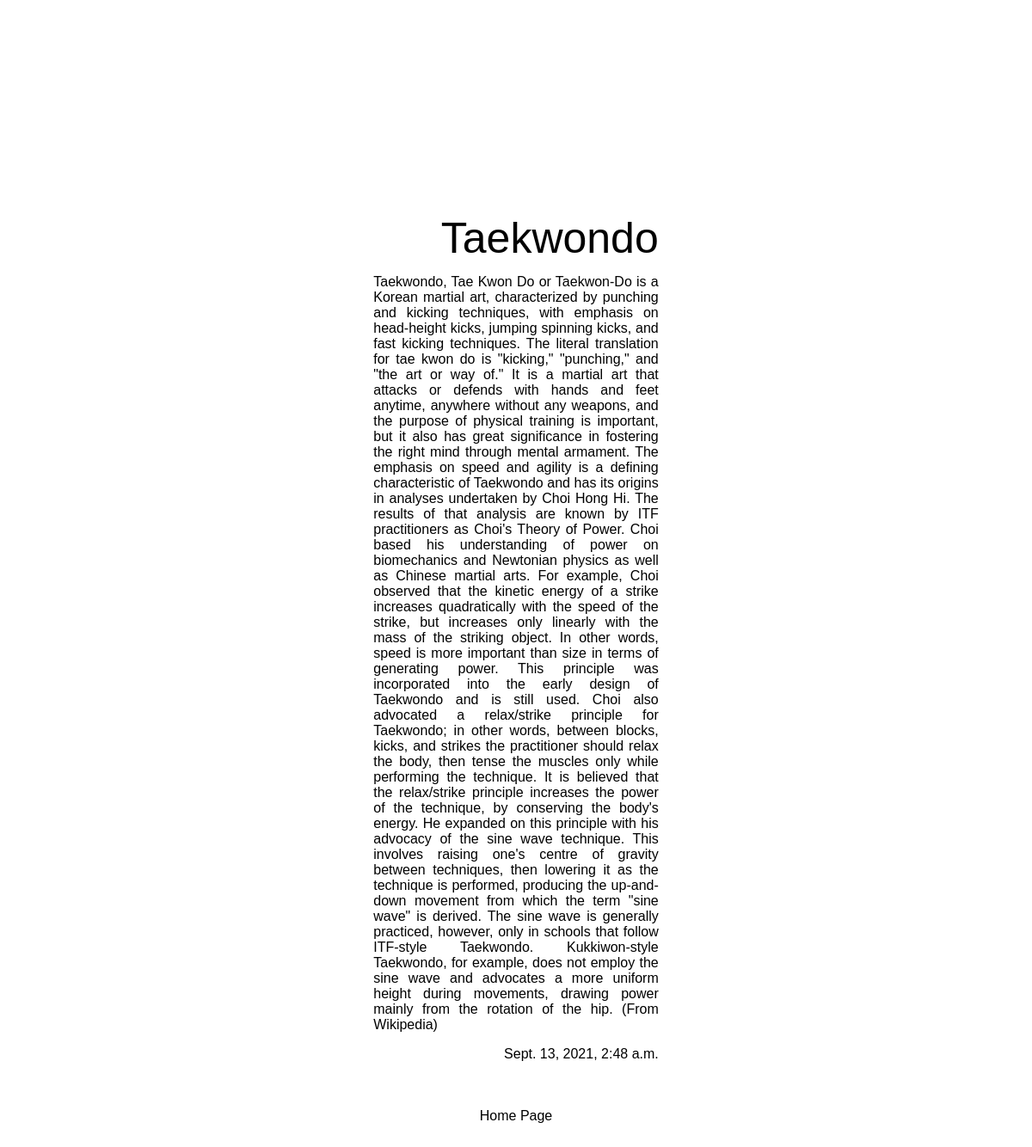
Screenshot of /3/ with the database file from the repository.
### FeathersFightApp/models.py (models this page shows, shortened)
class Fight(models.Model):
    style = models.CharField(max_length=30)
    description = models.TextField()
    pub_date = models.DateTimeField()

### FeathersFightApp/views.py (the view)
# urls.py: path('<int:fight_id>/', views.fight, name='fight'),
def fight(request, fight_id):
    fight = Fight.objects.get(pk=fight_id)
    template = loader.get_template('FeathersFightApp/fight.html')
    context = {
        'fight':fight,
    }
    return HttpResponse(template.render(context, request))

### FeathersFightApp/templates/FeathersFightApp/fight.html (shortened to what this page needs)
<!DOCTYPE html>
<html>
    <head>
        {% load static %}
        <link rel="stylesheet" type="text/css" href="{% static 'FeathersFightApp/style.css' %}">
    </head>
    <body>
        {% if fight %}
        <div class="style">
            <label>
                {{ fight.style }}
            </label>
        </div>
        <div class="description">
            <label>
                {{ fight.description }}
            </label>
        </div>
        <div class="pub_date">
            <label>
                {{ fight.pub_date }}
            </label>
        </div>
        {% else %}
        <div class="description">
            <label>
                Error: Fight object not received.
            </label>
        </div>
        {% endif %}
        <footer>
            <div class="footer_info">
                <div class="footer_info_item"><a href="/" class="footer_info_item">Home Page</a></div>
            </div>
        </footer>
    </body>
</html>

### FeathersFightApp/static/FeathersFightApp/style.css (style rules this page uses)
* { font-family: Arial, Helvetica, sans-serif; }
.style { width: 28%; margin-left: auto; margin-right: auto; font-size: 50px; padding-top: 240px; padding-bottom: 13px; text-align: right; }
.description { width: 28%; margin-left: auto; margin-right: auto; text-align: justify; }
.footer_info { text-align: center; padding-top: 50px; padding-bottom: 50px; color: rgb(0, 0, 0); }
.pub_date { width: 28%; margin-left: auto; margin-right: auto; text-align: right; }
.footer_info_item { font-size: 16px; padding: 4px; color: rgb(0, 0, 0); text-decoration: none; }

### rows the page displays
Fight: style "Taekwondo", description "Taekwondo, Tae Kwon Do or Taekwon-Do is a Korean martial art, characterized by punching and kicking techniques, with emphasis on head-height kicks, jumping spinning kicks, and fast kicking techniques. The literal translation for tae kwon do is \"kicking,\" \"punching,\" and \"the art or way of.\" It is a martial art that attacks or defends with hands and feet anytime, anywhere without any weapons, and the purpose of physical training is important, but it also has great significance in fostering the right mind through mental armament. The emphasis on speed and agility is a defining characteristic of Taekwondo and has its origins in analyses undertaken by Choi Hong Hi. The results of that analysis…", pub_date "Sept. 13, 2021, 2:48 a.m."
